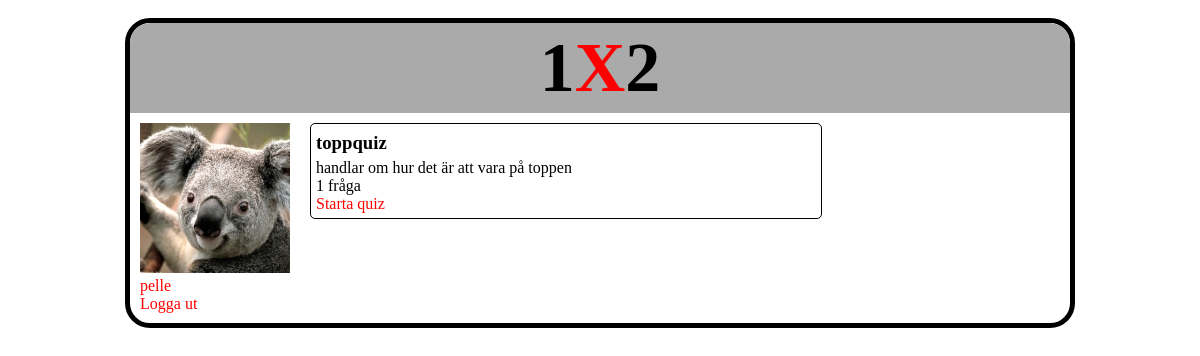
Screenshot of /quiz.php?quizID=10 (signed in) with the database file from the repository.
### tables this page shows
CREATE TABLE IF NOT EXISTS `image` (
  `imageID` int(11) NOT NULL AUTO_INCREMENT,
  `imageSource` varchar(50) NOT NULL,
  `thumbSource` varchar(50) NOT NULL,
  `userID` int(11) NOT NULL,
  PRIMARY KEY (`imageID`),
  KEY `userID` (`userID`)
);

CREATE TABLE IF NOT EXISTS `quiz` (
  `quizID` int(11) NOT NULL AUTO_INCREMENT,
  `quizName` varchar(20) NOT NULL,
  `created` datetime NOT NULL,
  `userID` int(11) NOT NULL,
  `description` varchar(100) NOT NULL,
  PRIMARY KEY (`quizID`),
  KEY `userID` (`userID`)
);

### quiz.php (the view, shortened to what this page needs)
<?php
require_once("functions.php");
$dbConn = mysqli_connect($host, $user, $password, $db);
?>
<!doctype html>
<html>
<head>
<link href="style.css" rel="stylesheet" type="text/css">
</head>
<body>
<div id="wrap">
	<div id="header">
		<h1>1<a href="main.php">X</a>2</h1>
	</div>
	<div id="profcolumn">
<?php
if(isset($_SESSION['userName']))
		{
			$userID = $_SESSION['userID'];
			$userName = $_SESSION['userName'];
			$getImagesql = "SELECT userID, thumbSource FROM image
			WHERE userID = $userID";
			$res = mysqli_query($dbConn, $getImagesql);
			$row = mysqli_fetch_assoc($res);
			if($row['thumbSource'] != NULL)
			{
				$thumb = $row['thumbSource'];
				echo "<img src='".$thumb."'><br>";
			}
			else
			{
				echo "<img src='images/default.png'>";
			}
			echo "<a href='profile.php?userID=".$userID."&order=default'>".$userName."</a><br>";
		}
?>
	</div>
	<div id="content">
		<div class="box">
<?php
if(isset($_SESSION['userID']))
{
	if(!isset($_GET['question']))
	{
				$quizID = $_GET['quizID'];
				$start = date('dmyHis');
				$numQuestion = questionCount($quizID);
				$getQuizsql = "SELECT * FROM quiz
				WHERE quizID = $quizID";
				$res = mysqli_query($dbConn, $getQuizsql);
				if($row = mysqli_fetch_assoc($res))
					{
					echo "<h3>".$row['quizName']."</h3>";
					echo $row['description']."<br>";
					if ($numQuestion == 1)
					{
						echo $numQuestion." fråga<br>";
					}
					else{echo $numQuestion." frågor<br>";}
				echo "<a href='quiz.php?question=0&start=".$start."&quizID=".$quizID."'>Starta quiz</a>";
				}
	}
}
else
{
	echo "Du är inte inloggad. Logga in till vänster.";
}
?>
		</div>
		</div>
	</div>
</body>
</html>
<?php
function questionCount($currentQuiz)
{
	global $dbConn;
	$sql = "SELECT COUNT(questionID) AS Antal
	FROM question
	WHERE quizID = $currentQuiz";
	$res = mysqli_query($dbConn, $sql);
	$row = mysqli_fetch_assoc($res);
	return $row['Antal'];
}
?>

### style.css (style rules this page uses)
body { font-family: verdana; padding: 10px; }
#wrap { width: 940px; margin: auto; border: 5px black solid; border-radius: 25px; padding: 0; overflow: auto; }
.box { border: 1px black solid; border-radius: 5px; margin: 5px 0; padding: 5px; width: 500px; }
h1 { margin: 0; font-size: 70px; }
#header { background-color: #aaa; text-align: center; height: 90px; line-height: 90px; border-top-left-radius: 20px; border-top-right-radius: 20px; }
#profcolumn { float: left; width: 160px; height: auto; padding: 10px; }
#content { float: left; padding: 5px 0; margin: 0; }
h3 { margin-top: 3px; margin-bottom: 5px; margin-left: 0; margin-right: 0; }
a { color: red; text-decoration: none; }

### quiz.php (style rules this page uses)
body { font-family: verdana; }

### rows the page displays
image: thumbSource (picture)
quiz: quizName "toppquiz", description "handlar om hur det är att vara på toppen"

### other values shown
$userName "pelle"
$numQuestion "1"
